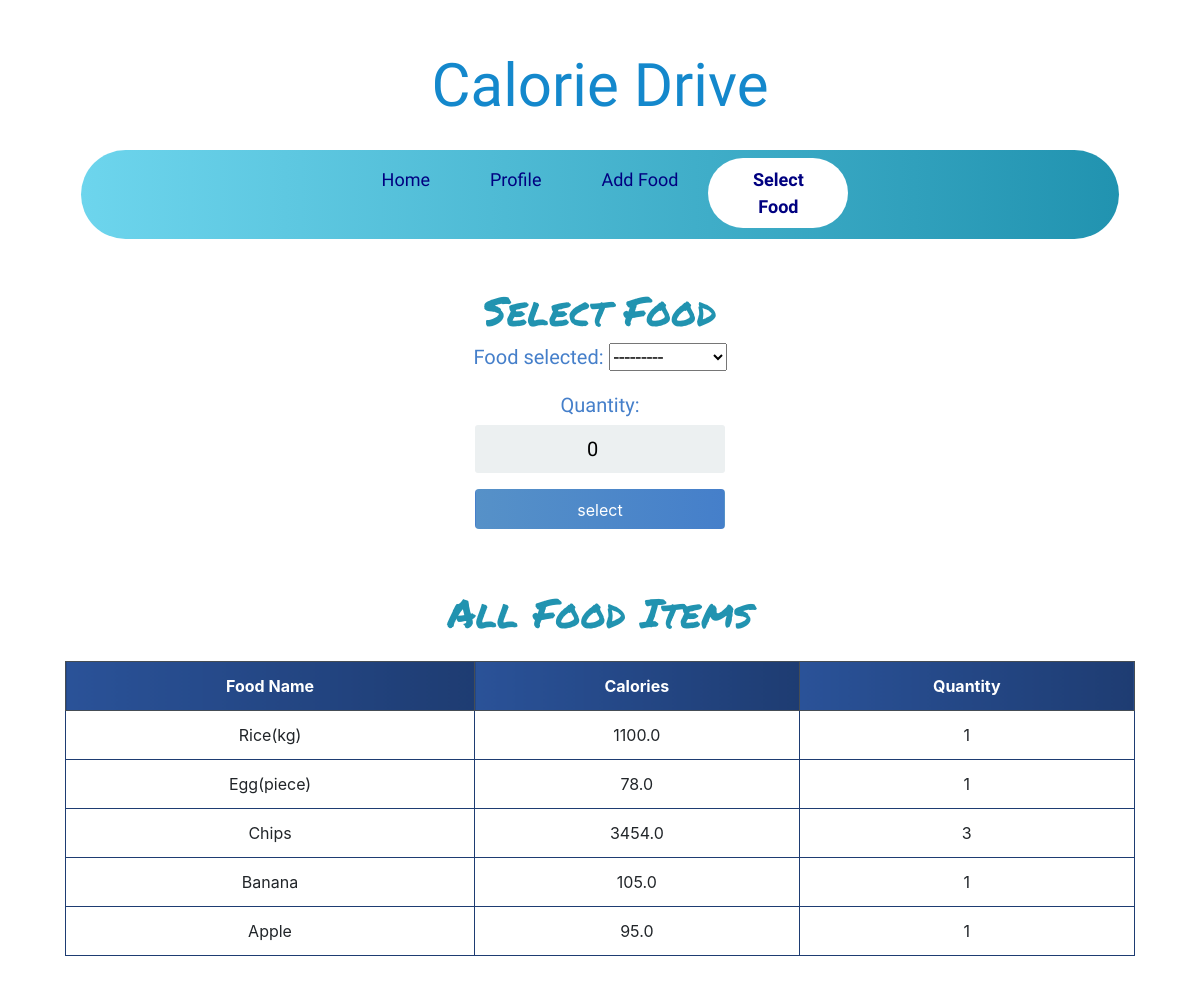
The app's page /select_food/ (signed in), older data.
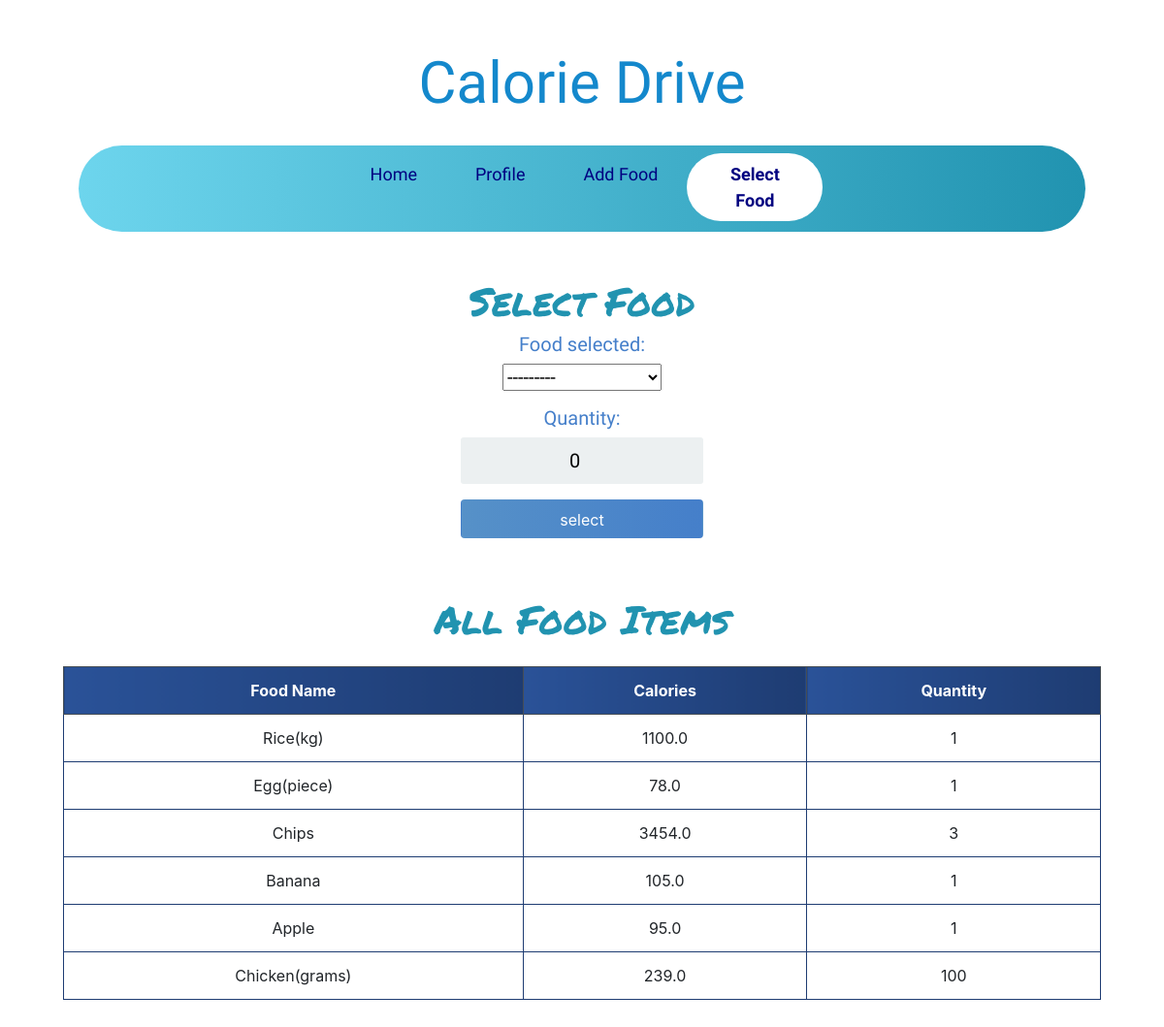
The same page, newer data.
### calories/models.py (models this page shows)
class Food(models.Model):
	name = models.CharField(max_length=200 ,null=False)
	quantity = models.PositiveIntegerField(null=False,default=0)
	calorie = models.FloatField(null=False,default=0)
	person_of = models.ForeignKey(User,null=True,on_delete=models.CASCADE)
	def __str__(self):
		return self.name

### calories/views.py (the view)
# urls.py: path('select_food/',select_food,name='select_food'),
@login_required
def select_food(request):
	person = Profile.objects.filter(person_of=request.user).last()
	food_items = Food.objects.filter(person_of=request.user)
	form = SelectFoodForm(request.user,instance=person)
	if request.method == 'POST':
		form = SelectFoodForm(request.user,request.POST,instance=person)
		if form.is_valid():
			form.save()
			return redirect('home')
	else:
		form = SelectFoodForm(request.user)
	context = {'form':form,'food_items':food_items}
	return render(request, 'select_food.html',context)

### calories/forms.py
class SelectFoodForm(forms.ModelForm):
    class Meta:
        model = Profile
        fields = ('food_selected','quantity',)
    def __init__(self, user, *args, **kwargs):
        super(SelectFoodForm, self).__init__(*args, **kwargs)
        self.fields['food_selected'].queryset = Food.objects.filter(person_of=user)

### templates/select_food.html (shortened to what this page needs)
{% extends 'base.html' %}
{% block content %}
    <div class="login mt-0">
        <div class="login-screen">
            <div class="app-title">
                <h1 class="headline">Select Food</h1>
            </div>
            <form method="POST" action="" class="login-form">
              <h5 class="form-labels">
                {{ form.as_p }}
            </h5>
                <input class="btn login_btn pt-2" type="submit" value="select">
            </form>
        </div>
    </div>
    <div class="container-fluid">
   <h1 class="headline text-center pb-3">All Food Items </h1>
        <table class="table table-bordered text-center">
            <thead class="thead-dark">
                <tr>
                    <th scope="col">Food Name</th>
                    <th scope="col">Calories</th>
                    <th scope="col">Quantity</th>
                </tr>
            </thead>
            <tbody>
                {% for food in food_items %}
                <tr>
                    <td>{{ food.name }}</td>
                    <td>{{ food.calorie }}</td>
                    <td>{{ food.quantity }}</td>
                </tr>
                {% endfor %}
            </tbody>
        </table>
     </div>
{% endblock content %}

Row changes from the older to the newer data that the page shows:
added Food: name "Chicken(grams)", calorie "239.0", quantity "100"
